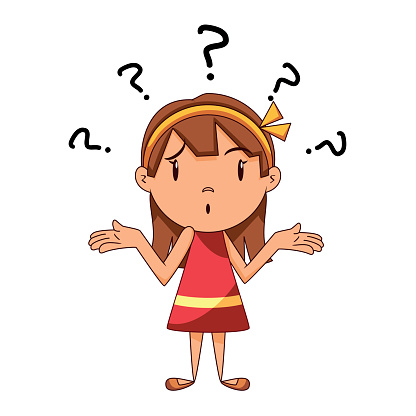
#> input picture jane.jpg, 416 x 416 px
$ python e03.py
#> lines starting #> are read from the running program, lines starting #| are printed output that depends on the picture
import numpy as np
import cv2 as cv

img = cv.imread('../jane.jpg')
#> img is the input picture: shape (416, 416, 3); mean B, G, R 223.2, 228.9, 243
tinggi, lebar = img.shape[:2]
#> tinggi = 416; lebar = 416

cv.imshow('Jane', img)

# Putar img
Matrix = cv.getRotationMatrix2D((tinggi/2, lebar/2), 45, 1)

putar = cv.warpAffine(img, Matrix, (tinggi, lebar))
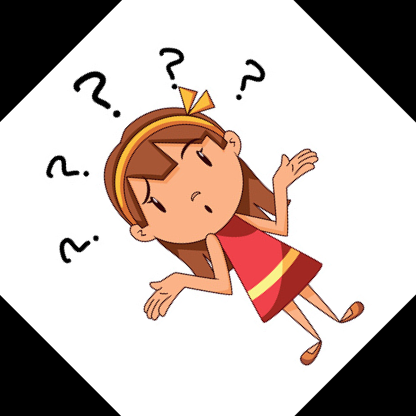
#> putar: shape (416, 416, 3); mean B, G, R 179.4, 185.2, 199.3
cv.imshow('Putar', putar)

cv.waitKey()
cv.destroyAllWindows()
